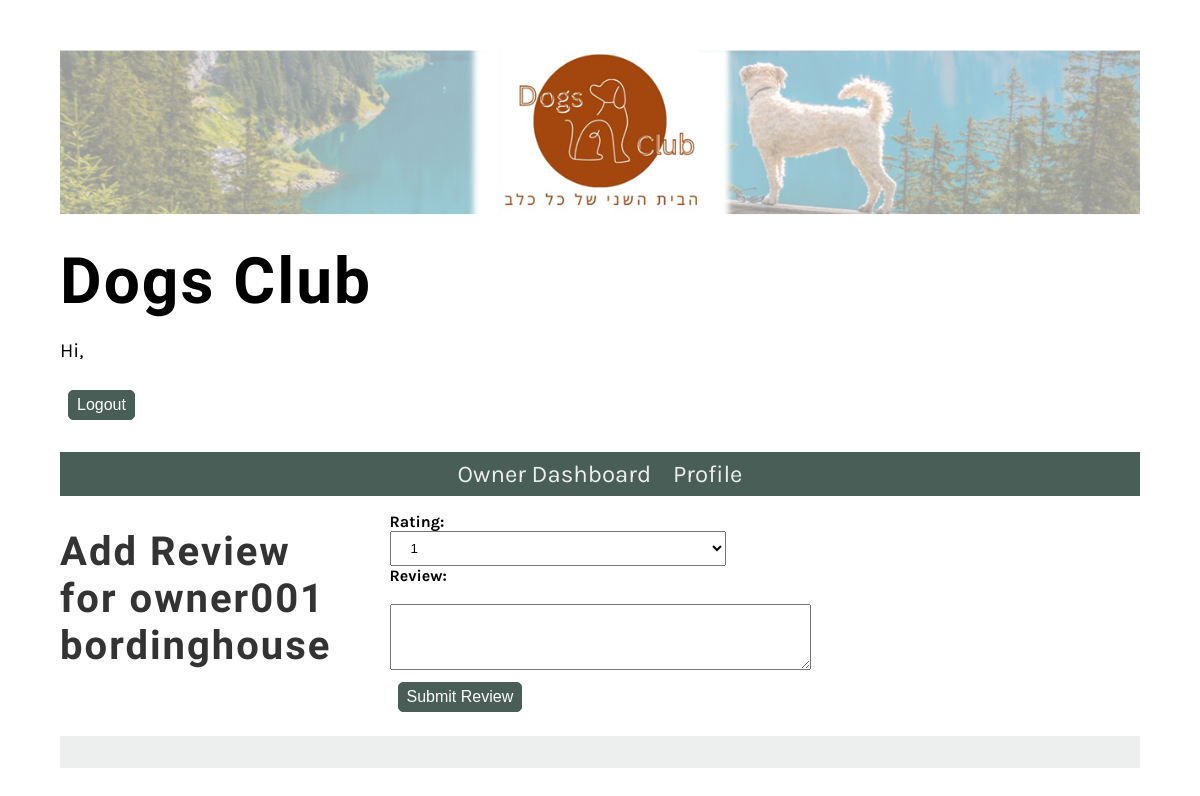
The app's page /boardinghouses/11/add-review/ (signed in), older data.
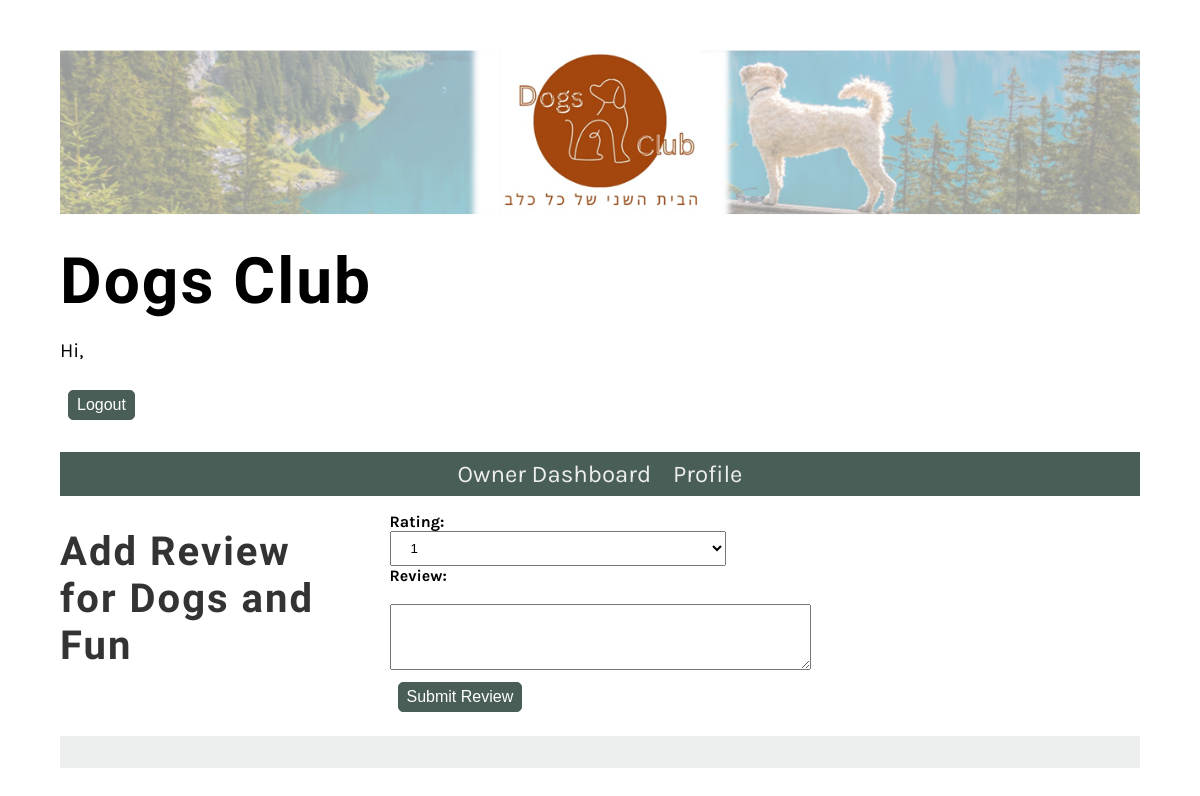
The same page, newer data.
### Website/models.py (models this page shows, shortened)
class BoardingHouse(models.Model):
    DEFAULT_MAP_LOCATION = r"https://www.google.com/maps/embed?pb=!1m18!1m12!1m3!1d3487844.11496039!2d32.44041769453558!3d31.383867609568092!2m3!1f0!2f0!3f0!3m2!1i1024!2i768!4f13.1!3m3!1m2!1s0x1500492432a7c98b%3A0x6a6b422013352cba!2sIsrael!5e0!3m2!1sen!2sil!4v1712740457423!5m2!1sen!2sil"
    user = models.ForeignKey(User, on_delete=models.CASCADE)
    name = models.CharField(max_length=255)
    description = models.TextField()
    location = models.CharField(max_length=255)
    map_location = models.URLField(default=DEFAULT_MAP_LOCATION, max_length=1000)
    contact_details = models.CharField(max_length=255)
    available_spaces = models.PositiveIntegerField()

### Website/views.py (the view, shortened to what this page needs)
# urls.py: path('boardinghouses/<int:boardinghouse_id>/add-review/', AddReviewView.as_view(), name='add_review'),
class AddReviewView(PermissionRequiredMixin, View):
    permission_required = ('Website.add_review')
    def get(self, request, boardinghouse_id, *args, **kwargs):
        boardinghouse = get_object_or_404(BoardingHouse, id=boardinghouse_id)
        return render(request, 'add_review.html', {'boardinghouse': boardinghouse})

### Website/templatetags/custom_filters.py (called while the page is built)
@register.filter
def has_group(user, group_name):
    return user.groups.filter(name=group_name).exists()

### Website/templates/add_review.html (shortened to what this page needs)
{% extends 'base.html' %}
{% block content %}
<section>
    <h2>Add Review for {{ boardinghouse.name }}</h2>
    <form method="post">
        <div>
            <label for="rating">Rating:</label>
            <select name="rating" id="rating">
                <option value="1">1</option>
            </select>
        </div>
        <div>
            <label for="review">Review:</label><br>
            <textarea name="review" id="review" rows="4" cols="50"></textarea>
        </div>
        <button type="submit" class ="small_button">Submit Review</button>
    </form>
</section>
{% endblock %}

Row changes from the older to the newer data that the page shows:
changed BoardingHouse: name "owner001 bordinghouse" → "Dogs and Fun"
